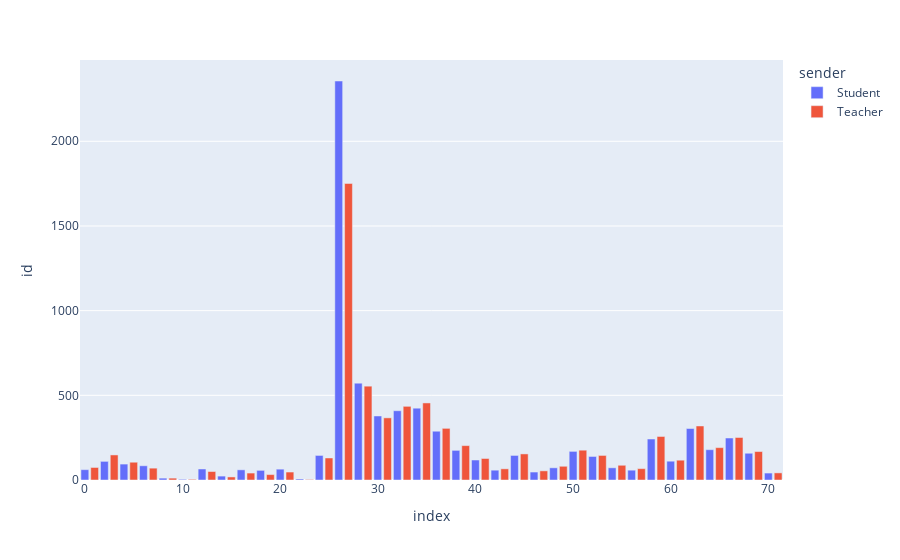

Write notebook code for a chart like this one.
### Code cell
# Plot the number of messages per day (bar plot)
messages["created_at"] = pd.to_datetime(messages["created_at"])
messages["created_at"] = messages["created_at"].dt.date
messages_per_day = messages.groupby(["created_at", "sender"]).count().reset_index()
fig = px.bar(messages_per_day, x=messages_per_day.index, y="id", color="sender")
fig.show()
messages.groupby("sender").count()

### Figure 1 — Plotly figure (JSON) as saved in the notebook; plotly's stock layout.template omitted (floating-point values rounded to 4 significant figures)
{"data": [{"alignmentgroup": "True", "hovertemplate": "sender=Student<br>index=%{x}<br>id=%{y}<extra></extra>", "legendgroup": "Student", "marker": {"color": "#636efa", "pattern": {"shape": ""}}, "name": "Student", "offsetgroup": "Student", "orientation": "v", "showlegend": true, "textposition": "auto", "type": "bar", "x": [0, 2, 4, 6, 8, 10, 12, 14, 16, 18, 20, 22, 24, 26, 28, 30, 32, 34, 36, 38, 40, 42, 44, 46, 48, 50, 52, 54, 56, 58, 60, 62, 64, 66, 68, 70], "xaxis": "x", "y": [61, 110, 94, 84, 11, 4, 65, 23, 60, 57, 64, 6, 145, 2356, 572, 378, 409, 424, 288, 175, 118, 58, 145, 47, 72, 169, 139, 72, 58, 242, 111, 304, 179, 248, 158, 41], "yaxis": "y"}, {"alignmentgroup": "True", "hovertemplate": "sender=Teacher<br>index=%{x}<br>id=%{y}<extra></extra>", "legendgroup": "Teacher", "marker": {"color": "#EF553B", "pattern": {"shape": ""}}, "name": "Teacher", "offsetgroup": "Teacher", "orientation": "v", "showlegend": true, "textposition": "auto", "type": "bar", "x": [1, 3, 5, 7, 9, 11, 13, 15, 17, 19, 21, 23, 25, 27, 29, 31, 33, 35, 37, 39, 41, 43, 45, 47, 49, 51, 53, 55, 57, 59, 61, 63, 65, 67, 69, 71], "xaxis": "x", "y": [74, 148, 105, 70, 11, 4, 50, 18, 41, 32, 47, 3, 130, 1751, 554, 367, 435, 455, 305, 203, 127, 66, 154, 54, 81, 176, 145, 87, 67, 257, 117, 319, 191, 251, 168, 42], "yaxis": "y"}], "layout": {"barmode": "relative", "legend": {"title": {"text": "sender"}, "tracegroupgap": 0}, "margin": {"t": 60}, "xaxis": {"anchor": "y", "domain": [0, 1], "title": {"text": "index"}}, "yaxis": {"anchor": "x", "domain": [0, 1], "title": {"text": "id"}}}}
